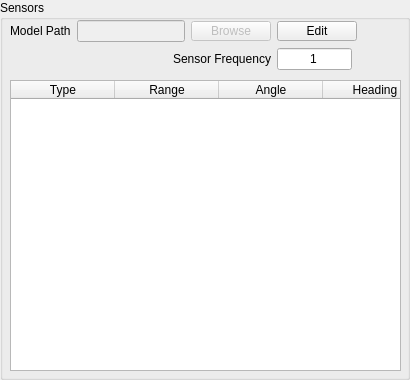
         <widget class="QGroupBox" name="groupBox_6">
          <property name="sizePolicy">
           <sizepolicy hsizetype="Fixed" vsizetype="Expanding">
            <horstretch>0</horstretch>
            <verstretch>0</verstretch>
           </sizepolicy>
          </property>
          <property name="minimumSize">
           <size>
            <width>410</width>
            <height>0</height>
           </size>
          </property>
          <property name="maximumSize">
           <size>
            <width>16777215</width>
            <height>390</height>
           </size>
          </property>
          <property name="title">
           <string>Sensors</string>
          </property>
          <property name="alignment">
           <set>Qt::AlignLeading|Qt::AlignLeft|Qt::AlignTop</set>
          </property>
          <widget class="QWidget" name="gridLayoutWidget_6">
           <property name="geometry">
            <rect>
             <x>10</x>
             <y>20</y>
             <width>391</width>
             <height>51</height>
            </rect>
           </property>
           <layout class="QGridLayout" name="gridLayout_8">
            <property name="sizeConstraint">
             <enum>QLayout::SetFixedSize</enum>
            </property>
            <property name="verticalSpacing">
             <number>6</number>
            </property>
            <item row="0" column="3">
             <widget class="QLineEdit" name="editSensorsPath">
              <property name="enabled">
               <bool>false</bool>
              </property>
              <property name="minimumSize">
               <size>
                <width>0</width>
                <height>20</height>
               </size>
              </property>
             </widget>
            </item>
            <item row="0" column="4">
             <widget class="QPushButton" name="buttonBrowseSensors">
              <property name="enabled">
               <bool>false</bool>
              </property>
              <property name="sizePolicy">
               <sizepolicy hsizetype="Fixed" vsizetype="Fixed">
                <horstretch>0</horstretch>
                <verstretch>0</verstretch>
               </sizepolicy>
              </property>
              <property name="minimumSize">
               <size>
                <width>10</width>
                <height>0</height>
               </size>
              </property>
              <property name="maximumSize">
               <size>
                <width>16777215</width>
                <height>20</height>
               </size>
              </property>
              <property name="text">
               <string>Browse</string>
              </property>
             </widget>
            </item>
            <item row="0" column="5">
             <widget class="QPushButton" name="buttonSensorEdit">
              <property name="sizePolicy">
               <sizepolicy hsizetype="Fixed" vsizetype="Fixed">
                <horstretch>0</horstretch>
                <verstretch>0</verstretch>
               </sizepolicy>
              </property>
              <property name="minimumSize">
               <size>
                <width>10</width>
                <height>20</height>
               </size>
              </property>
              <property name="maximumSize">
               <size>
                <width>16777215</width>
                <height>20</height>
               </size>
              </property>
              <property name="text">
               <string>Edit</string>
              </property>
             </widget>
            </item>
            <item row="1" column="3" colspan="2">
             <widget class="QLabel" name="label_42">
              <property name="sizePolicy">
               <sizepolicy hsizetype="Minimum" vsizetype="Preferred">
                <horstretch>0</horstretch>
                <verstretch>0</verstretch>
               </sizepolicy>
              </property>
              <property name="minimumSize">
               <size>
                <width>0</width>
                <height>0</height>
               </size>
              </property>
              <property name="maximumSize">
               <size>
                <width>16777215</width>
                <height>16777215</height>
               </size>
              </property>
              <property name="layoutDirection">
               <enum>Qt::RightToLeft</enum>
              </property>
              <property name="text">
               <string>Sensor Frequency</string>
              </property>
              <property name="alignment">
               <set>Qt::AlignRight|Qt::AlignTrailing|Qt::AlignVCenter</set>
              </property>
             </widget>
            </item>
            <item row="1" column="5">
             <widget class="QLineEdit" name="editSensorRatio">
              <property name="enabled">
               <bool>true</bool>
              </property>
              <property name="maximumSize">
               <size>
                <width>75</width>
                <height>16777215</height>
               </size>
              </property>
              <property name="text">
               <string>1</string>
              </property>
              <property name="alignment">
               <set>Qt::AlignCenter</set>
              </property>
             </widget>
            </item>
            <item row="0" column="0">
             <widget class="QLabel" name="label_30">
              <property name="minimumSize">
               <size>
                <width>0</width>
                <height>0</height>
               </size>
              </property>
              <property name="maximumSize">
               <size>
                <width>16777215</width>
                <height>20</height>
               </size>
              </property>
              <property name="text">
               <string>Model Path</string>
              </property>
             </widget>
            </item>
           </layout>
          </widget>
          <widget class="QTableWidget" name="tableWidget">
           <property name="geometry">
            <rect>
             <x>10</x>
             <y>80</y>
             <width>391</width>
             <height>291</height>
            </rect>
           </property>
           <property name="sizePolicy">
            <sizepolicy hsizetype="Preferred" vsizetype="Expanding">
             <horstretch>0</horstretch>
             <verstretch>0</verstretch>
            </sizepolicy>
           </property>
           <property name="minimumSize">
            <size>
             <width>0</width>
             <height>0</height>
            </size>
           </property>
           <property name="maximumSize">
            <size>
             <width>391</width>
             <height>16777152</height>
            </size>
           </property>
           <property name="lineWidth">
            <number>1</number>
           </property>
           <property name="verticalScrollBarPolicy">
            <enum>Qt::ScrollBarAlwaysOff</enum>
           </property>
           <property name="horizontalScrollBarPolicy">
            <enum>Qt::ScrollBarAlwaysOff</enum>
           </property>
           <property name="autoScroll">
            <bool>false</bool>
           </property>
           <property name="editTriggers">
            <set>QAbstractItemView::NoEditTriggers</set>
           </property>
           <property name="selectionMode">
            <enum>QAbstractItemView::SingleSelection</enum>
           </property>
           <property name="selectionBehavior">
            <enum>QAbstractItemView::SelectRows</enum>
           </property>
           <attribute name="horizontalHeaderDefaultSectionSize">
            <number>104</number>
           </attribute>
           <column>
            <property name="text">
             <string>Type</string>
            </property>
           </column>
           <column>
            <property name="text">
             <string>Range</string>
            </property>
           </column>
           <column>
            <property name="text">
             <string>Angle</string>
            </property>
           </column>
           <column>
            <property name="text">
             <string>Heading</string>
            </property>
           </column>
          </widget>
          <zorder>tableWidget</zorder>
          <zorder>gridLayoutWidget_6</zorder>
         </widget>
